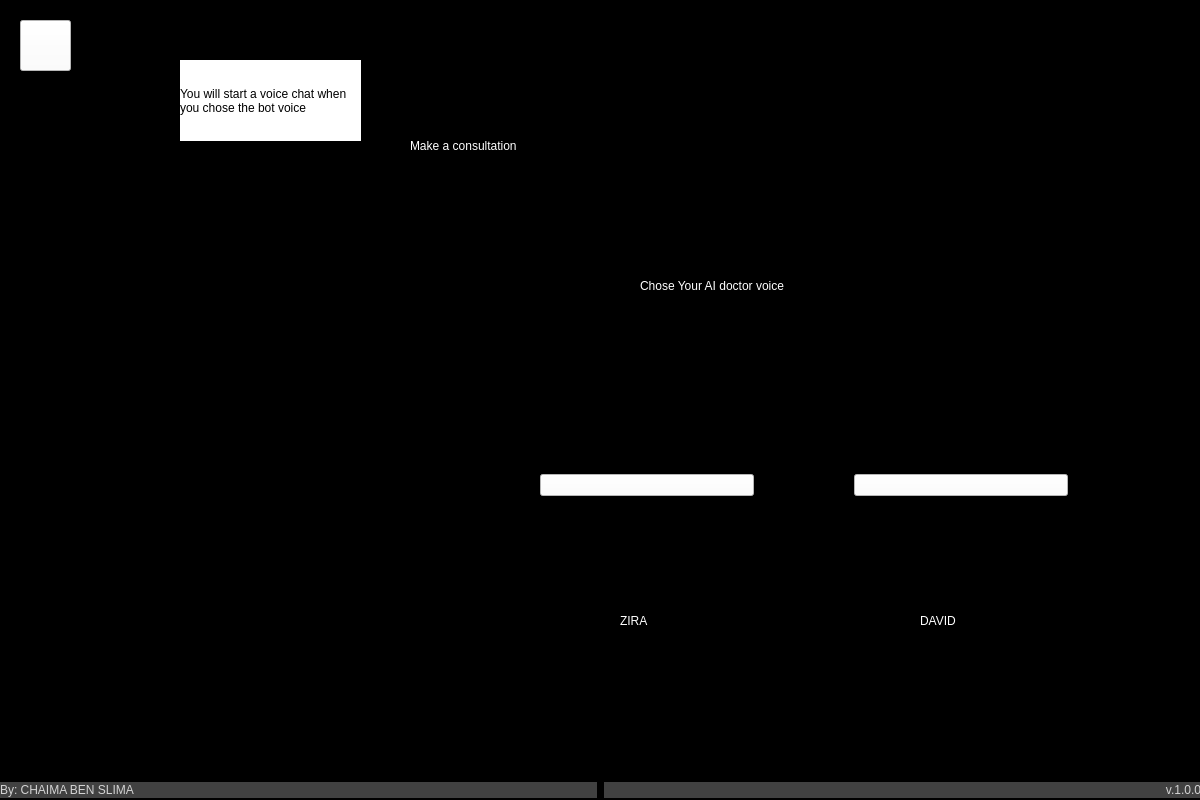
<?xml version="1.0" encoding="UTF-8"?>
<ui version="4.0">
 <class>Form</class>
 <widget class="QWidget" name="Form">
  <property name="geometry">
   <rect>
    <x>0</x>
    <y>0</y>
    <width>1200</width>
    <height>800</height>
   </rect>
  </property>
  <property name="minimumSize">
   <size>
    <width>1200</width>
    <height>800</height>
   </size>
  </property>
  <property name="maximumSize">
   <size>
    <width>1200</width>
    <height>800</height>
   </size>
  </property>
  <property name="windowTitle">
   <string>Virtual Doctor</string>
  </property>
  <property name="windowIcon">
   <iconset>
    <normaloff>../pictures/icone.jpg</normaloff>../pictures/icone.jpg</iconset>
  </property>
  <property name="styleSheet">
   <string notr="true">background-color: rgb(0, 0, 0);</string>
  </property>
  <widget class="QLabel" name="label">
   <property name="geometry">
    <rect>
     <x>160</x>
     <y>230</y>
     <width>211</width>
     <height>531</height>
    </rect>
   </property>
   <property name="text">
    <string/>
   </property>
   <property name="pixmap">
    <pixmap>../pictures/doctor.png</pixmap>
   </property>
   <property name="scaledContents">
    <bool>true</bool>
   </property>
  </widget>
  <widget class="QLabel" name="label_2">
   <property name="geometry">
    <rect>
     <x>160</x>
     <y>20</y>
     <width>221</width>
     <height>201</height>
    </rect>
   </property>
   <property name="text">
    <string/>
   </property>
   <property name="pixmap">
    <pixmap>../pictures/bubble.png</pixmap>
   </property>
   <property name="scaledContents">
    <bool>true</bool>
   </property>
  </widget>
  <widget class="QLabel" name="l2">
   <property name="geometry">
    <rect>
     <x>180</x>
     <y>60</y>
     <width>181</width>
     <height>81</height>
    </rect>
   </property>
   <property name="styleSheet">
    <string notr="true">background-color: rgb(255, 255, 255);
font: 75 10pt &quot;OCR A Extended&quot;;</string>
   </property>
   <property name="text">
    <string>You will start a voice chat when you chose the bot voice</string>
   </property>
   <property name="wordWrap">
    <bool>true</bool>
   </property>
  </widget>
  <widget class="QLabel" name="label_3">
   <property name="geometry">
    <rect>
     <x>410</x>
     <y>90</y>
     <width>761</width>
     <height>111</height>
    </rect>
   </property>
   <property name="styleSheet">
    <string notr="true">color: rgb(255, 255, 255);
font: 50pt &quot;MS Shell Dlg 2&quot;;
</string>
   </property>
   <property name="text">
    <string>Make a consultation</string>
   </property>
  </widget>
  <widget class="QWidget" name="layoutWidget">
   <property name="geometry">
    <rect>
     <x>0</x>
     <y>770</y>
     <width>1201</width>
     <height>41</height>
    </rect>
   </property>
   <layout class="QHBoxLayout" name="horizontalLayout" stretch="0,0">
    <property name="spacing">
     <number>7</number>
    </property>
    <item>
     <widget class="QLabel" name="creditsLabel">
      <property name="maximumSize">
       <size>
        <width>16777215</width>
        <height>16</height>
       </size>
      </property>
      <property name="font">
       <font>
        <family>Segoe UI</family>
        <weight>50</weight>
        <italic>false</italic>
        <bold>false</bold>
       </font>
      </property>
      <property name="styleSheet">
       <string notr="true">background-color: rgb(65, 65, 65);
color: rgb(211, 211, 211);
</string>
      </property>
      <property name="text">
       <string>By: CHAIMA BEN SLIMA</string>
      </property>
      <property name="alignment">
       <set>Qt::AlignLeading|Qt::AlignLeft|Qt::AlignVCenter</set>
      </property>
     </widget>
    </item>
    <item>
     <widget class="QLabel" name="creditsLabel_2">
      <property name="maximumSize">
       <size>
        <width>16777215</width>
        <height>16</height>
       </size>
      </property>
      <property name="font">
       <font>
        <family>Segoe UI</family>
        <weight>50</weight>
        <italic>false</italic>
        <bold>false</bold>
       </font>
      </property>
      <property name="layoutDirection">
       <enum>Qt::RightToLeft</enum>
      </property>
      <property name="styleSheet">
       <string notr="true">background-color: rgb(65, 65, 65);
color: rgb(211, 211, 211);
</string>
      </property>
      <property name="text">
       <string>v.1.0.0</string>
      </property>
      <property name="alignment">
       <set>Qt::AlignRight|Qt::AlignTrailing|Qt::AlignVCenter</set>
      </property>
     </widget>
    </item>
   </layout>
  </widget>
  <widget class="QLabel" name="question">
   <property name="geometry">
    <rect>
     <x>640</x>
     <y>240</y>
     <width>321</width>
     <height>91</height>
    </rect>
   </property>
   <property name="styleSheet">
    <string notr="true">color: rgb(255, 255, 255);
font: 18pt &quot;MS Shell Dlg 2&quot;;</string>
   </property>
   <property name="text">
    <string>Chose Your AI doctor voice</string>
   </property>
  </widget>
  <widget class="QPushButton" name="home">
   <property name="geometry">
    <rect>
     <x>20</x>
     <y>20</y>
     <width>51</width>
     <height>51</height>
    </rect>
   </property>
   <property name="styleSheet">
    <string notr="true">background-color: rgb(255, 255, 255);
color: rgb(0, 0, 0);
font: 75 9pt &quot;MS Shell Dlg 2&quot;;</string>
   </property>
   <property name="text">
    <string/>
   </property>
   <property name="icon">
    <iconset>
     <normaloff>../pictures/Home.png</normaloff>../pictures/Home.png</iconset>
   </property>
   <property name="iconSize">
    <size>
     <width>50</width>
     <height>50</height>
    </size>
   </property>
  </widget>
  <widget class="QLabel" name="question_2">
   <property name="geometry">
    <rect>
     <x>620</x>
     <y>590</y>
     <width>71</width>
     <height>61</height>
    </rect>
   </property>
   <property name="styleSheet">
    <string notr="true">color: rgb(255, 255, 255);
font: 18pt &quot;MS Shell Dlg 2&quot;;</string>
   </property>
   <property name="text">
    <string>ZIRA</string>
   </property>
  </widget>
  <widget class="QLabel" name="question_3">
   <property name="geometry">
    <rect>
     <x>920</x>
     <y>590</y>
     <width>91</width>
     <height>61</height>
    </rect>
   </property>
   <property name="styleSheet">
    <string notr="true">color: rgb(255, 255, 255);
font: 18pt &quot;MS Shell Dlg 2&quot;;</string>
   </property>
   <property name="text">
    <string>DAVID</string>
   </property>
  </widget>
  <widget class="QWidget" name="layoutWidget">
   <property name="geometry">
    <rect>
     <x>540</x>
     <y>360</y>
     <width>528</width>
     <height>251</height>
    </rect>
   </property>
   <layout class="QHBoxLayout" name="horizontalLayout_2">
    <property name="spacing">
     <number>100</number>
    </property>
    <item>
     <widget class="QPushButton" name="zira">
      <property name="styleSheet">
       <string notr="true">background-color: rgb(255, 255, 255);
color: rgb(0, 0, 0);
font: 75 9pt &quot;MS Shell Dlg 2&quot;;</string>
      </property>
      <property name="text">
       <string/>
      </property>
      <property name="icon">
       <iconset>
        <normaloff>../pictures/zira.png</normaloff>../pictures/zira.png</iconset>
      </property>
      <property name="iconSize">
       <size>
        <width>200</width>
        <height>200</height>
       </size>
      </property>
     </widget>
    </item>
    <item>
     <widget class="QPushButton" name="david">
      <property name="styleSheet">
       <string notr="true">background-color: rgb(255, 255, 255);
color: rgb(0, 0, 0);
font: 75 9pt &quot;MS Shell Dlg 2&quot;;</string>
      </property>
      <property name="text">
       <string/>
      </property>
      <property name="icon">
       <iconset>
        <normaloff>../pictures/David.png</normaloff>../pictures/David.png</iconset>
      </property>
      <property name="iconSize">
       <size>
        <width>200</width>
        <height>200</height>
       </size>
      </property>
     </widget>
    </item>
   </layout>
  </widget>
 </widget>
 <resources/>
 <connections/>
</ui>
